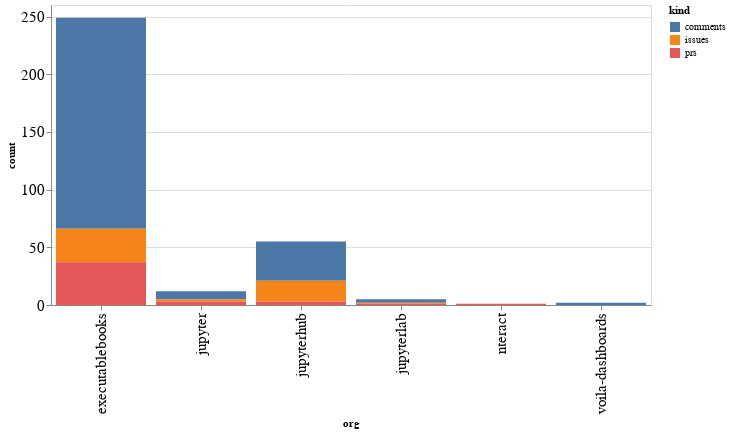

Write notebook code for a chart like this one.
### Code cell
alt.Chart(org_summaries, width=600).mark_bar().encode(
    x='org',
    y='count',
    color='kind',
    tooltip="org"
)

### Figure 1 — Vega-Lite specification as saved in the notebook (floating-point values rounded to 4 significant figures)
{"config": {"axisLeft": {"labelFontSize": 15}, "axisBottom": {"labelFontSize": 15}}, "data": {"name": "data-c4b4e357647511c5db15df87e9a37fde"}, "mark": "bar", "encoding": {"color": {"type": "nominal", "field": "kind"}, "tooltip": {"type": "nominal", "field": "org"}, "x": {"type": "nominal", "field": "org"}, "y": {"type": "quantitative", "field": "count"}}, "width": 600, "$schema": "https://vega.github.io/schema/vega-lite/v4.8.1.json", "datasets": {"data-c4b4e357647511c5db15df87e9a37fde": [{"org": "executablebooks", "kind": "comments", "count": 183}, {"org": "executablebooks", "kind": "issues", "count": 29}, {"org": "executablebooks", "kind": "prs", "count": 37}, {"org": "jupyter", "kind": "comments", "count": 7}, {"org": "jupyter", "kind": "issues", "count": 2}, {"org": "jupyter", "kind": "prs", "count": 3}, {"org": "jupyterhub", "kind": "comments", "count": 34}, {"org": "jupyterhub", "kind": "issues", "count": 18}, {"org": "jupyterhub", "kind": "prs", "count": 3}, {"org": "jupyterlab", "kind": "comments", "count": 3}, {"org": "jupyterlab", "kind": "issues", "count": 1}, {"org": "jupyterlab", "kind": "prs", "count": 1}, {"org": "nteract", "kind": "prs", "count": 1}, {"org": "voila-dashboards", "kind": "comments", "count": 2}]}}
